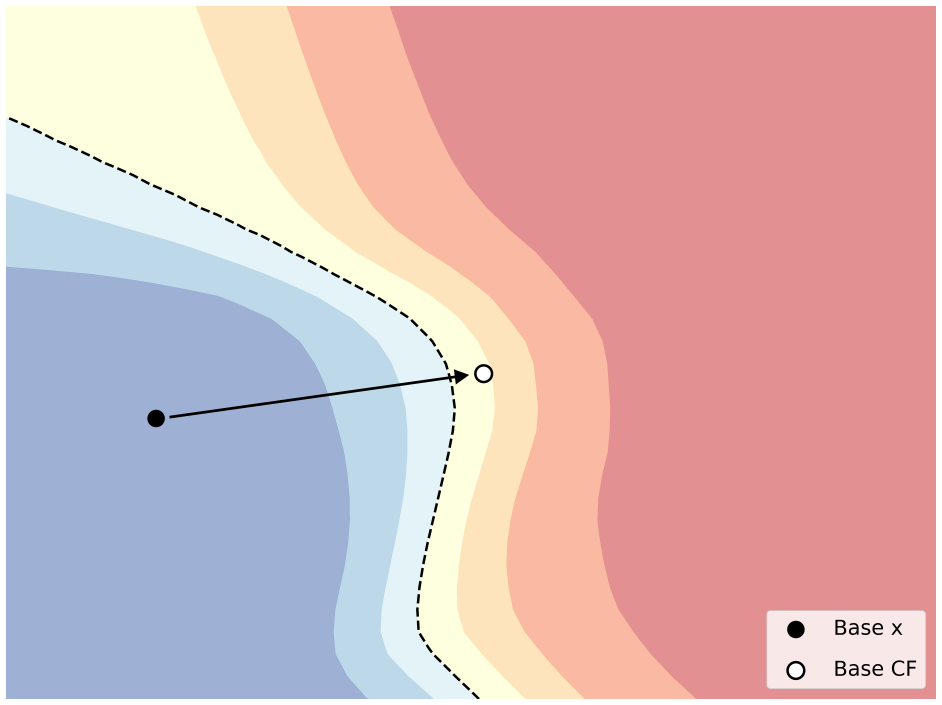
#> input picture images/paper/figure1.png, 4710 x 3525 px, found by its file name (shown at 1/5 size)
$ jupyter execute --allow-errors toy_example.ipynb
#> lines starting #> are read from the running program, lines starting #| are printed output that depends on the picture
[cell 1]
import sklearn.datasets
import sklearn.linear_model
import sklearn.neighbors
from sklearn.neural_network import MLPClassifier
import matplotlib.pyplot as plt
import numpy as np

np.random.seed(32)

data = sklearn.datasets.make_moons(n_samples=1000, noise=0.3)

data_X, data_y = data

# Rotate data by 90 degrees
rot = np.array([[0, -1], [1, 0]])
data_X = np.dot(data_X, rot)


classifiers = []
for i in range(5, 20, 1):
    act = np.random.choice(["identity", "logistic", "tanh", "relu"])
    classifier = MLPClassifier(hidden_layer_sizes=(i, i), max_iter=1000, activation=act)
    classifier.fit(data_X, data[1])
    classifiers.append(classifier)

[cell 2]
def get_background():
    # Just plot the background
    fig, ax = plt.subplots(1, 1, figsize=(20, 15))

    # Plot the decision boundary
    x_min, x_max = data[0][:, 0].min(), data[0][:, 0].max()
    y_min, y_max = data[0][:, 1].min(), data[0][:, 1].max()

    xx, yy = np.meshgrid(np.arange(x_min, x_max, 0.1), np.arange(y_min, y_max, 0.1))

    # Z = classifier.predict_proba(np.c_[xx.ravel(), yy.ravel()])[::, 1]
    Z = classifiers[0].predict_proba(np.c_[xx.ravel(), yy.ravel()])[:, 1]

    for i in range(1, len(classifiers)):
        Z += classifiers[i].predict_proba(np.c_[xx.ravel(), yy.ravel()])[:, 1] ** 0.5

    Z = Z / len(classifiers)

    Z = Z.reshape(xx.shape)

    # Draw the decision boundary with a thick black line
    plt.contour(xx, yy, Z, levels=[0.6], linewidths=3, colors="black", linestyles="--")
    plt.contourf(xx, yy, Z, alpha=0.5, cmap="RdYlBu")

    # Turn off the grid, ticks, and lines
    plt.grid(False)
    plt.tick_params(left=False, bottom=False)
    plt.xticks([])
    plt.yticks([])
    # remove the frame
    for spine in plt.gca().spines.values():
        spine.set_visible(False)

    # Limit y-axis
    # plt.ylim(-2, 2)

    return fig, ax

[cell 3]
get_background()

[cell 4]
offset = 0.45
base_x = [-1, -0.5 + offset]
base_cf = [0.55, -0.3 + offset]

[cell 5]
def figure1():
    # get the background
    fig, ax = get_background()

    # Add the base x
    plt.scatter(
        base_x[0], base_x[1], label="Base x", color="black", marker="o", s=400, alpha=1
    )

    # Add the base cf
    plt.scatter(
        base_cf[0],
        base_cf[1],
        label="Base CF",
        color="white",
        marker="o",
        s=400,
        alpha=1,
        edgecolors="black",
        linewidth=3,
    )

    # Draw the arrow
    plt.arrow(
        base_x[0] + 0.07,
        base_x[1] + 0.006,
        base_cf[0] - base_x[0] - 0.2,
        base_cf[1] - base_x[1] - 0.02,
        head_width=0.05,
        head_length=0.05,
        fc="black",
        ec="black",
        alpha=1,
        linestyle="-",
        linewidth=3,
    )

    return fig, ax

[cell 6]
figure1()
plt.legend(fontsize=25, labelspacing=1, loc="lower right")
caption = """Original data point (black) and the base counterfactual explanation (white with black border)"""
print(caption)
plt.savefig("images/paper/figure1.pdf", dpi=300, bbox_inches="tight")

[cell 7]
def figure1_1():
    # Now we revert back to raw candidates but we draw a bigger circle around the base cf
    fig, ax = figure1()

    rs = np.array([1.3, 0.9, 1.12, 0.9, 0.7])
    r = 1.4
    theta = [3.9, 1.7, 6.6, 9.3, 4.5]

    x = rs * np.cos(theta) + base_cf[0]
    y = rs * np.sin(theta) + base_cf[1]

    circle = plt.Circle(
        (base_cf[0], base_cf[1]),
        r,
        color="gray",
        fill=True,
        linestyle="--",
        linewidth=3,
        alpha=0.5,
        label="Sampling region",
    )

    plt.scatter(
        x,
        y,
        color="gray",
        marker="o",
        s=400,
        alpha=1,
        edgecolors="black",
        linewidth=3,
        label="Candidates",
    )

    ax.add_artist(circle)

    # Adjust the zorder of the circles
    circle.set_zorder(-1)

    return fig, ax, zip(x, y)

[cell 8]
figure1_1()
plt.legend(fontsize=25, labelspacing=1, loc="lower right")
plt.savefig("images/paper/figure1_1.pdf", dpi=300, bbox_inches="tight")

[cell 9]
def figure1_2():
    # Now we revert back to raw candidates but we draw a bigger circle around the base cf
    fig, ax = figure1()

    rs = np.array([1.3, 0.9, 1.12, 0.9, 0.7])
    r = 1.4
    theta = [3.9, 1.7, 6.6, 9.3, 4.5]

    x = rs * np.cos(theta) + base_cf[0]
    y = rs * np.sin(theta) + base_cf[1]

    circle = plt.Circle(
        (base_cf[0], base_cf[1]),
        r,
        color="gray",
        fill=True,
        linestyle="--",
        linewidth=3,
        alpha=0.5,
        label="Sampling region",
    )
    samples = np.array(list(zip(x, y)))
    mask = samples[:, 0] > base_cf[0] + 0.1
    mask2 = samples[:, 0] < base_cf[0] - 0.5

    plt.scatter(
        samples[mask, 0],
        samples[mask, 1],
        color="green",
        marker="o",
        s=400,
        alpha=1,
        edgecolors="black",
        linewidth=3,
        label="Valid and robust",
    )

    plt.scatter(
        samples[mask2, 0],
        samples[mask2, 1],
        color="red",
        marker="o",
        s=400,
        alpha=1,
        edgecolors="black",
        linewidth=3,
        label="Invalid",
    )

    plt.scatter(
        samples[~mask & ~mask2, 0],
        samples[~mask & ~mask2, 1],
        color="yellow",
        marker="o",
        s=400,
        alpha=1,
        edgecolors="black",
        linewidth=3,
        label="Valid but not robust",
    )

    ax.add_artist(circle)

    # Adjust the zorder of the circles
    circle.set_zorder(-1)

    return fig, ax, zip(x, y)


figure1_2()
plt.legend(fontsize=25, labelspacing=1, loc="lower right")
plt.savefig("images/paper/figure1_2.pdf", dpi=300, bbox_inches="tight")

[cell 10]
def figure2():
    fig, ax = figure1()
    r = 0.5
    rs = np.array([0.47, 0.4, 0.3, 0.2, 0.3])
    theta = [0, 4, 1, 7, 3.8]

    x = rs * np.cos(theta) + base_cf[0]
    y = rs * np.sin(theta) + base_cf[1]

    circle = plt.Circle(
        (base_cf[0], base_cf[1]),
        r,
        color="gray",
        fill=True,
        linestyle="--",
        linewidth=3,
        alpha=0.5,
        label="Sampling region",
    )
    # adjust zorder of the circle
    circle.set_zorder(-1)

    plt.scatter(
        x,
        y,
        color="gray",
        marker="o",
        s=400,
        alpha=1,
        edgecolors="black",
        linewidth=3,
        label="Candidates",
    )

    samples = zip(x, y)

    ax.add_artist(circle)
    return fig, ax, samples

[cell 11]
figure2()
plt.legend(fontsize=25, labelspacing=1, loc="lower right")
caption = """Candidates for the counterfactual explanation (gray)"""
print(caption)
plt.savefig("images/paper/figure2.png", dpi=300, bbox_inches="tight")
plt.savefig("images/paper/figure2.pdf", dpi=300, bbox_inches="tight")

[cell 12]
fig, ax, samples = figure2()
samples = np.array(list(samples))
# Change the color of the samples if they are to the left of the base cf

mask = samples[:, 0] < base_cf[0] - 0.1
mask = mask.astype(int)
plt.scatter(
    samples[:, 0][mask == 1],
    samples[:, 1][mask == 1],
    color="red",
    marker="o",
    s=400,
    alpha=1,
    edgecolors="black",
    linewidth=3,
    label="Invalid, not robust",
)

plt.scatter(
    samples[:, 0][mask == 0],
    samples[:, 1][mask == 0],
    color="yellow",
    marker="o",
    s=400,
    alpha=1,
    edgecolors="black",
    linewidth=3,
    label="Valid, not robust",
)

plt.legend(fontsize=25, labelspacing=1, loc="lower right")
caption = """Valid and invalid candidates for the counterfactual explanation"""
print(caption)
plt.savefig("images/paper/figure3.png", dpi=300, bbox_inches="tight")
plt.savefig("images/paper/figure3.pdf", dpi=300, bbox_inches="tight")

[cell 13]
def figure4():
    # Now we revert back to raw candidates but we draw a bigger circle around the base cf
    fig, ax = figure1()

    rs = np.array([0.7, 0.9, 0.55, 0.7, 0.8])
    r = 1.0
    r_small = 0.5
    theta = [0.2, 0.9, 3.1 * np.pi / 2, 0.9 * np.pi, 8 * np.pi / 6]

    x = rs * np.cos(theta) + base_cf[0]
    y = rs * np.sin(theta) + base_cf[1]

    circle = plt.Circle(
        (base_cf[0], base_cf[1]),
        r,
        color="gray",
        fill=False,
        linestyle="--",
        linewidth=3,
        label="Sampling region",
    )

    circle_small = plt.Circle(
        (base_cf[0], base_cf[1]),
        r_small,
        color="gray",
        fill=False,
        linestyle="--",
        linewidth=3,
    )

    # Fill the area between the outer and inner circle
    # Do it as a polygon of the two circles
    samples_outer = np.linspace(0, 2 * np.pi, 100)
    samples_inner = np.linspace(0, 2 * np.pi, 100)

    x_outer = r * np.cos(samples_outer) + base_cf[0]
    y_outer = r * np.sin(samples_outer) + base_cf[1]

    x_inner = r_small * np.cos(samples_inner) + base_cf[0]
    y_inner = r_small * np.sin(samples_inner) + base_cf[1]

    polygon_x = np.concatenate([x_outer, x_inner[::-1]])
    polygon_y = np.concatenate([y_outer, y_inner[::-1]])

    f = plt.fill(polygon_x, polygon_y, color="gray", alpha=0.5)
    f[0].set_edgecolor("none")

    plt.scatter(
        x,
        y,
        color="gray",
        marker="o",
        s=400,
        alpha=1,
        edgecolors="black",
        linewidth=3,
        label="Candidates",
    )

    ax.add_artist(circle)
    ax.add_artist(circle_small)

    # Adjust the zorder of the circles
    circle.set_zorder(-1)
    circle_small.set_zorder(-2)

    return fig, ax, zip(x, y)


figure4()
plt.legend(fontsize=25, labelspacing=1, loc="lower right")
plt.savefig("images/paper/figure4.png", dpi=300, bbox_inches="tight")
plt.savefig("images/paper/figure4.pdf", dpi=300, bbox_inches="tight")

[cell 14]
def figure5():
    fig, ax, samples = figure4()

    samples = np.array(list(samples))
    # Change the color of the samples if they are to the left of the base cf

    mask = samples[:, 0] < base_cf[0] - 0.1
    mask = mask.astype(int)

    plt.scatter(
        samples[:, 0][mask == 1],
        samples[:, 1][mask == 1],
        color="red",
        marker="o",
        s=400,
        alpha=1,
        edgecolors="black",
        linewidth=3,
        label="Invalid, not robust",
    )

    mask2 = (samples[:, 0] > base_cf[0]) & (samples[:, 0] < base_cf[0] + 0.2)
    mask2 = mask2.astype(int)

    plt.scatter(
        samples[:, 0][mask2 == 1],
        samples[:, 1][mask2 == 1],
        color="yellow",
        marker="o",
        s=400,
        alpha=1,
        edgecolors="black",
        linewidth=3,
        label="Valid, not robust",
    )

    plt.scatter(
        samples[:, 0][(mask == 0) & (mask2 == 0)],
        samples[:, 1][(mask == 0) & (mask2 == 0)],
        color="green",
        marker="o",
        s=400,
        alpha=1,
        edgecolors="black",
        linewidth=3,
        label="Valid and robust",
    )

    robust_samples = samples[(mask == 0) & (mask2 == 0)]
    return fig, ax, robust_samples


fig, ax, robust_samples = figure5()
# skip the third elemnt from legend
handles, labels = ax.get_legend_handles_labels()
plt.legend(
    handles[:2] + handles[3:],
    labels[:2] + labels[3:],
    fontsize=25,
    labelspacing=1,
    loc="lower right",
)

# plt.legend(fontsize=25, labelspacing=1, loc="lower right")
caption = """Valid and invalid candidates for the counterfactual explanation"""
print(caption)
plt.savefig("images/paper/figure5.png", dpi=300, bbox_inches="tight")
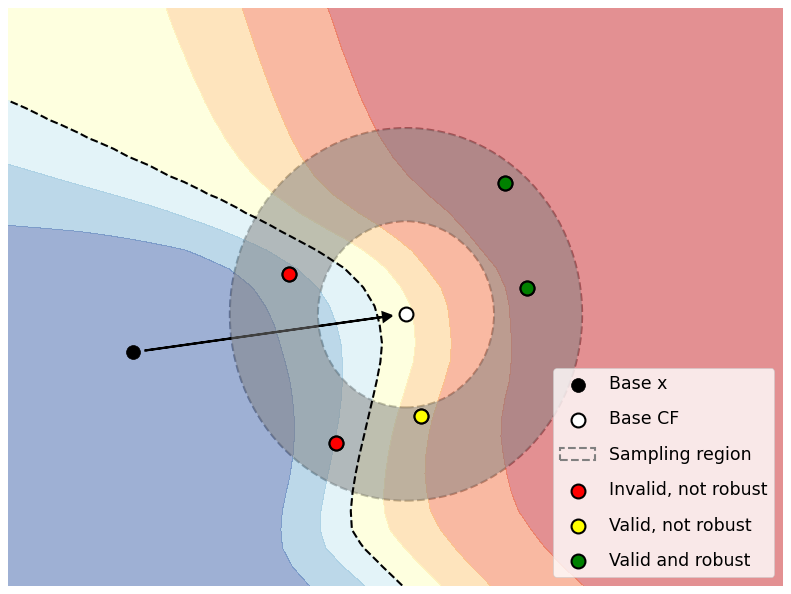
#> figure drawn by matplotlib, 1 panel
plt.savefig("images/paper/figure5.pdf", dpi=300, bbox_inches="tight")

[cell 15]
fig, ax = figure1()

plt.scatter(
    robust_samples[:, 0],
    robust_samples[:, 1],
    color="green",
    marker="o",
    s=400,
    alpha=1,
    edgecolors="black",
    linewidth=3,
    label="Valid and robust",
)

# Select arrow 1 by highlighting its outline in red via a trick
# which is to plot the arrow again with a bigger linewidth
plt.arrow(
    robust_samples[0][0] - 0.08,
    robust_samples[0][1] - 0.02,
    base_cf[0] - robust_samples[0][0] + 0.22,
    base_cf[1] - robust_samples[0][1] + 0.04,
    head_width=0.05,
    head_length=0.05,
    fc="red",
    ec="red",
    alpha=1,
    linestyle="-",
    linewidth=7,
    label="Selected robust CF",
)

# Draw the arrow from robust samples to base cf
arr1 = plt.arrow(
    robust_samples[0][0] - 0.08,
    robust_samples[0][1] - 0.02,
    base_cf[0] - robust_samples[0][0] + 0.22,
    base_cf[1] - robust_samples[0][1] + 0.04,
    head_width=0.05,
    head_length=0.05,
    fc="gray",
    ec="gray",
    alpha=1,
    linestyle="-",
    linewidth=3,
    label="Distance to base CF",
)

arr2 = plt.arrow(
    robust_samples[1][0] - 0.04,
    robust_samples[1][1] - 0.05,
    base_cf[0] - robust_samples[1][0] + 0.13,
    base_cf[1] - robust_samples[1][1] + 0.15,
    head_width=0.05,
    head_length=0.05,
    fc="gray",
    ec="gray",
    alpha=1,
    linestyle="-",
    linewidth=3,
)


plt.legend(fontsize=25, labelspacing=1, loc="lower right")
plt.savefig("images/paper/figure6.png", dpi=300, bbox_inches="tight")
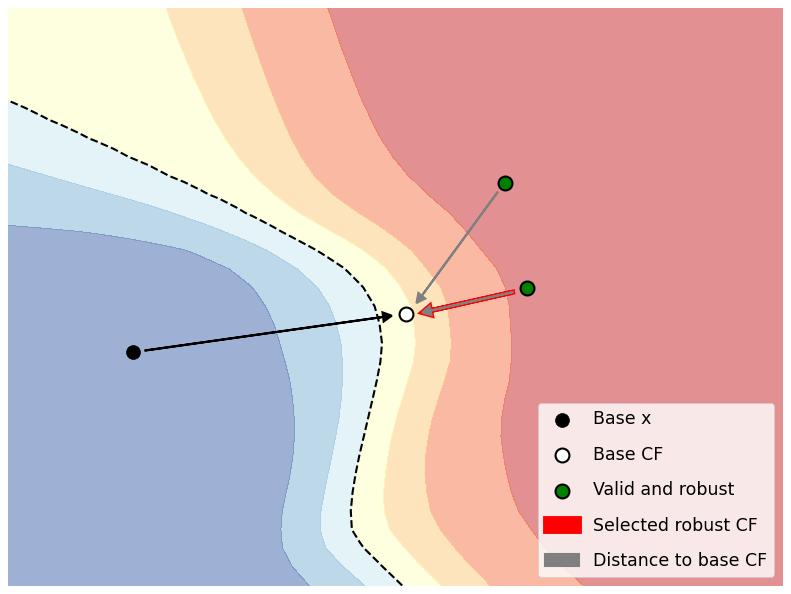
#> figure drawn by matplotlib, 1 panel
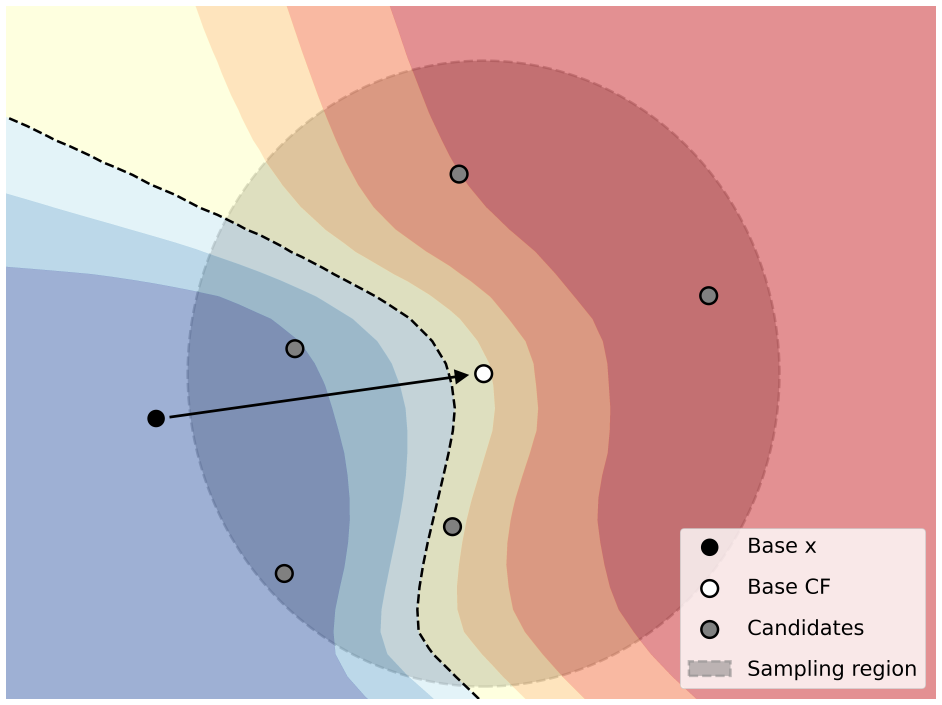
#> input picture images/paper/figure1_1.png, 4710 x 3525 px, found by its file name (shown at 1/5 size)
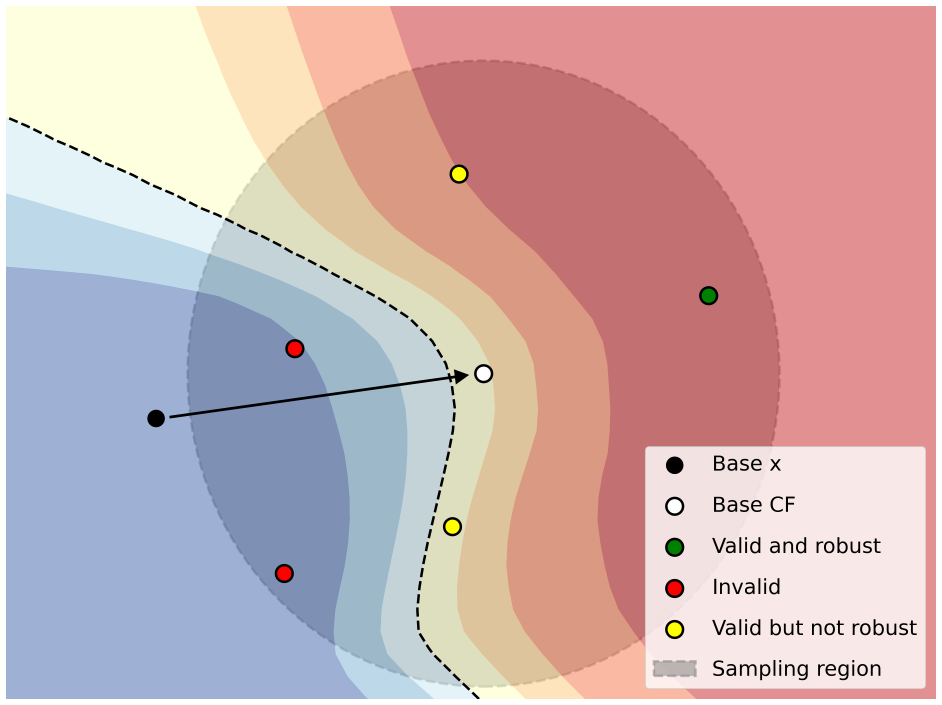
#> input picture images/paper/figure1_2.png, 4710 x 3525 px, found by its file name (shown at 1/5 size)
plt.savefig("images/paper/figure6.pdf", dpi=300, bbox_inches="tight")

[cell 16]
from PIL import Image

# List of image file paths
images = [
    "images/paper/figure1.png",
    "images/paper/figure1_1.png",
    "images/paper/figure1_2.png",
    "images/paper/figure2.png",
    "images/paper/figure3.png",
    "images/paper/figure4.png",
    "images/paper/figure5.png",
    "images/paper/figure6.png",
]

# Open the images and convert them to RGBA format (if not already in that format)
#> (the rest of this cell did not finish here and is left out)

[cell 17]
qualitative_colors = [
    "#1f77b4",
    "#ff7f0e",
    "#2ca02c",
    "#d62728",
    "#9467bd",
]
#> qualitative_colors = ['#1f77b4', '#ff7f0e', '#2ca02c', '#d62728', '#9467bd']


def thhumbnail():
    # Now we revert back to raw candidates but we draw a bigger circle around the base cf
    fig, ax = figure1()

    # limit the y-axis
    plt.ylim(-1.5, 1.5)

    xy = [
        [0.5, 0.5],
        [0.6, -0.7],
        [1, -0.5],
        [1.3, 0.3],
        [1.6, -0.3],
    ]

    plt.scatter(
        [x for x, y in xy],
        [y for x, y in xy],
        color=qualitative_colors,
        marker="o",
        s=400,
        alpha=1,
        edgecolors="black",
        linewidth=3,
        # label="Candidates",
    )

    # Draw the arrows from the base cf to the candidates

    arr1 = plt.arrow(
        base_cf[0] - 0.01,
        base_cf[1] + 0.1,
        xy[0][0] - base_cf[0] + 0.035,
        xy[0][1] - base_cf[1] - 0.25,
        head_width=0.05,
        head_length=0.05,
        fc=qualitative_colors[0],
        ec=qualitative_colors[0],
        alpha=1,
        linestyle="-",
        linewidth=3,
    )

    arr2 = plt.arrow(
        base_cf[0] + 0.01,
        base_cf[1] - 0.1,
        xy[1][0] - base_cf[0] - 0.025,
        xy[1][1] - base_cf[1] + 0.3,
        head_width=0.05,
        head_length=0.05,
        fc=qualitative_colors[1],
        ec=qualitative_colors[1],
        alpha=1,
        linestyle="-",
        linewidth=3,
    )

    arr3 = plt.arrow(
        base_cf[0] + 0.07,
        base_cf[1] - 0.08,
        xy[2][0] - base_cf[0] - 0.16,
        xy[2][1] - base_cf[1] + 0.22,
        head_width=0.05,
        head_length=0.05,
        fc=qualitative_colors[2],
        ec=qualitative_colors[2],
        alpha=1,
        linestyle="-",
        linewidth=3,
    )

    arr4 = plt.arrow(
        base_cf[0] + 0.1,
        base_cf[1] + 0.02,
        xy[3][0] - base_cf[0] - 0.22,
        xy[3][1] - base_cf[1] - 0.05,
        head_width=0.05,
        head_length=0.05,
        fc=qualitative_colors[3],
        ec=qualitative_colors[3],
        alpha=1,
        linestyle="-",
        linewidth=3,
    )

    arr5 = plt.arrow(
        base_cf[0] + 0.1,
        base_cf[1] - 0.03,
        xy[4][0] - base_cf[0] - 0.25,
        xy[4][1] - base_cf[1] + 0.09,
        head_width=0.05,
        head_length=0.05,
        fc=qualitative_colors[4],
        ec=qualitative_colors[4],
        alpha=1,
        linestyle="-",
        linewidth=3,
    )

    # attach labels to the arrows
    deltas_labels = [0.6, 0.7, 0.8, 0.9, 0.95]
    for i, (x, y) in enumerate(xy):
        plt.text(
            x + 0.1,
            y - 0.1,
            f"$\delta={deltas_labels[i]}$",
            fontsize=20,
            color="black",
            alpha=1,
        )

    # turn on ticks
    plt.tick_params(left=True, bottom=True)
    plt.xticks([-2, -1, 0, 1, 2])
    plt.yticks([-2.2, -1, 0, 1, 2.2])

    return fig, ax

[cell 18]
fig, ax = thhumbnail()
plt.legend(fontsize=25, labelspacing=1, bbox_to_anchor=(0.26, 0.35))

# Add pie to a legend with a label "robust CFEs"
# pie_marker(ax, 0.1, 0.1, 0.03, qualitative_colors)


plt.savefig("images/paper/thumbnail.pdf", dpi=300, bbox_inches="tight")
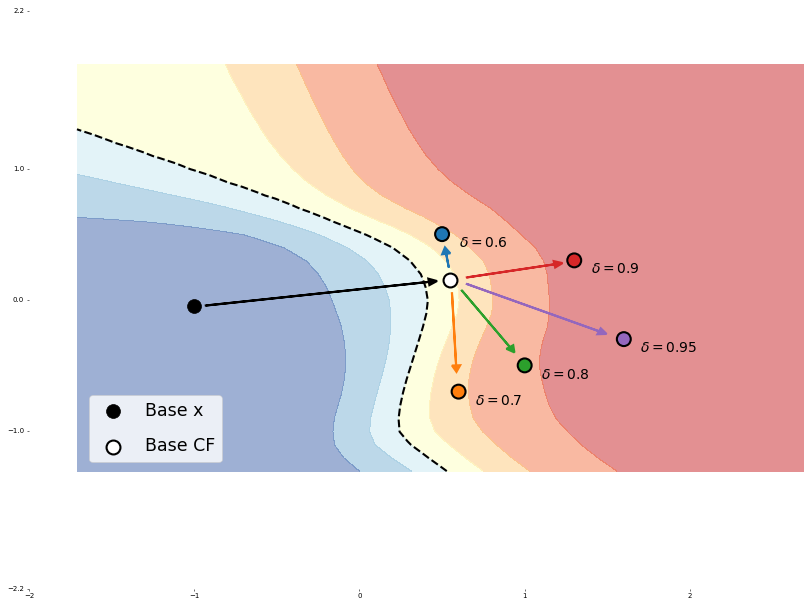
#> figure drawn by matplotlib, 1 panel
